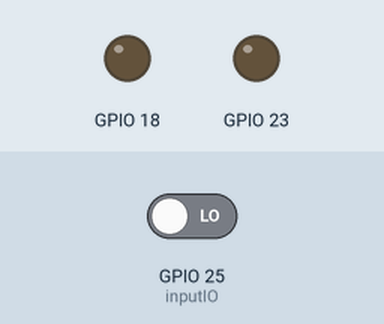
The program below on a simulated Raspberry Pi (BCM pin numbers). Shown: output pins drawn as LEDs (lit = HIGH). Inputs (shaded band) come from the test bench; at power-on: GPIO 25 (inputIO) LOW. What the program prints to the terminal is not drawn.

Above: at 1.1 s.
At 8.1 s:
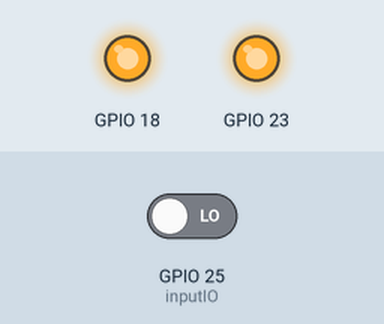
Timing chart, 0 to 9.6 s (numbered marks = the images above):
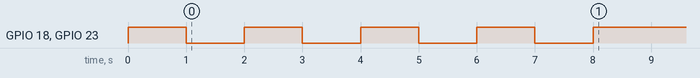

Measured:
- by itself, GPIO 18, GPIO 23: alternates HIGH for 1.0 s and LOW for 1.0 s, 8 changes in all, then stays HIGH

The program:

gpio_switch.py
```python
print("gpio18/23 LED will turn on/off 4 times")
import RPi.GPIO as gpio   # RPi.GPIO ¶óÀÌºê·¯¸®¸¦ gpio·Î import
import time                     # time ¶óÀÌºê·¯¸® import

gpio.setmode(gpio.BCM)  # Broadcom GPIO¸¦ Á¦¾î·Î ¼³Á¤ÇÔ
gpio.setup(18, gpio.OUT) # GPIO 18À» outputÀ¸·Î ¼³Á¤ÇÔ
gpio.setup(23, gpio.OUT) # GPIO 23À» outputÀ¸·Î ¼³Á¤ÇÔ
gpio.setup(25, gpio.IN) # GPIO 25À» outputÀ¸·Î ¼³Á¤ÇÔ

for i in range(1, 5):         # ¾Æ·¡ for loop 4¹ø ¹Ýº¹ÇÔ
	gpio.output(18, gpio.HIGH)    # GPIO18¿¡ HIGH ÀÔ·Â (LED ON)
	gpio.output(23, gpio.HIGH)    # GPIO23¿¡ HIGH ÀÔ·Â (LED ON)
	time.sleep(1)               # 1ÃÊ sleep
	gpio.output(18, gpio.LOW)   # GPIO18¿¡ LOW ÀÔ·Â (LED OFF)
	gpio.output(23, gpio.LOW)   # GPIO23¿¡ LOW ÀÔ·Â (LED OFF)
	time.sleep(1)               # 1ÃÊ sleep

try:
	while True:
		inputIO = gpio.input(25)  # GPIO25ÀÇ Input °ª
		if inputIO == False:
			gpio.output(18, gpio.HIGH)
			gpio.output(23, gpio.HIGH)
		else:
			gpio.output(18, gpio.LOW)
			gpio.output(23, gpio.LOW)
except KeyboardInterrupt:   # Ctrl + C ´©¸£¸é, Á¾·áµÊ
	print("Force quit")

gpio.output(18, gpio.LOW)
gpio.output(23, gpio.LOW)

gpio.cleanup()                 # cleanup all GPIO
```
